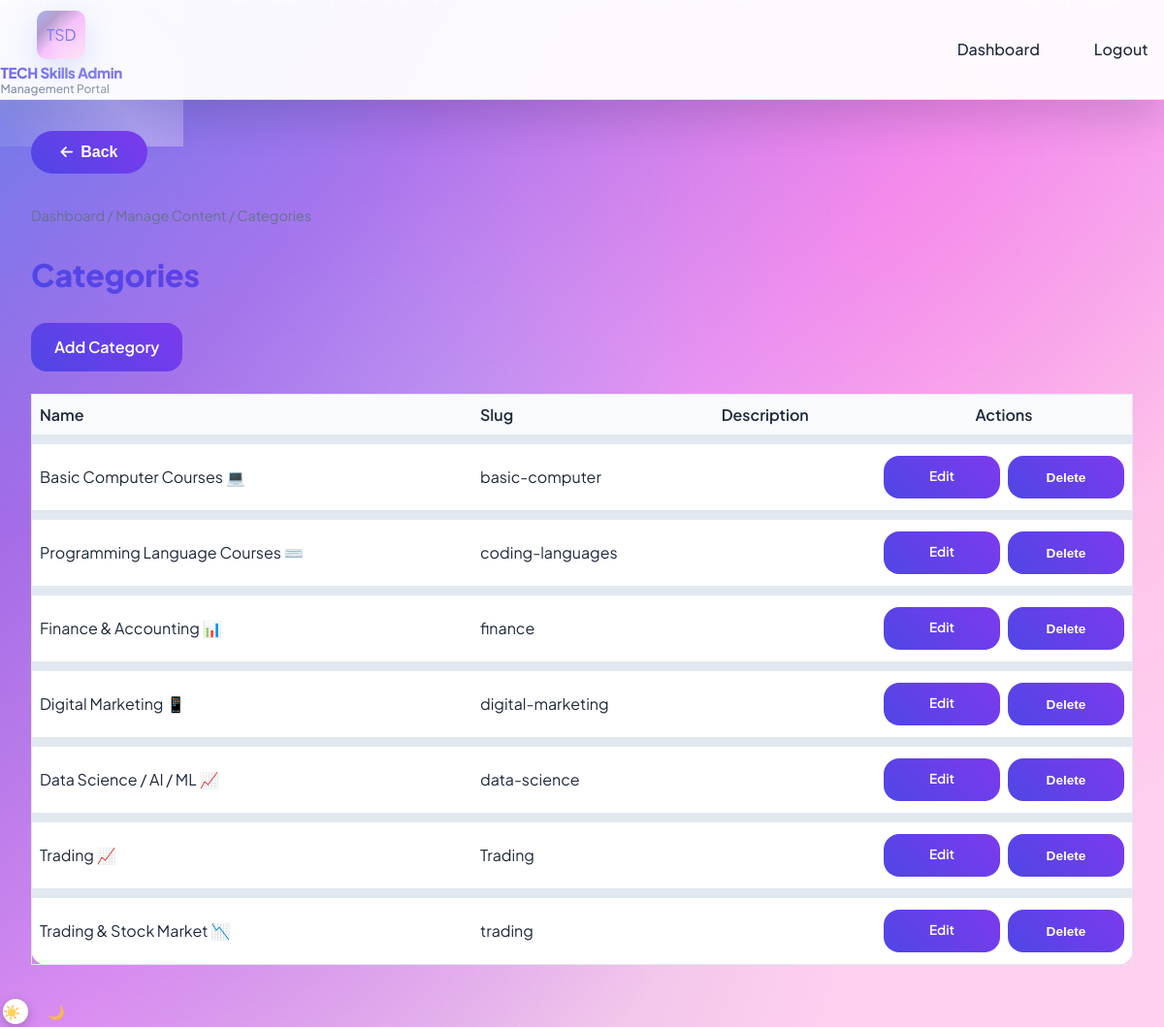
The app's page /admin/manage/categories (signed in) with its own data.
### models.py (models this page shows)
class Category(db.Model):
    __tablename__ = "categories"
    id = db.Column(db.Integer, primary_key=True)
    name = db.Column(db.String(100), nullable=False)
    slug = db.Column(db.String(100), unique=True, nullable=False)
    description = db.Column(db.Text, nullable=True)
    icon = db.Column(db.String(50), nullable=True)
    courses = db.relationship("Course", backref="category", lazy="dynamic")

### app.py (the view)
@app.route("/admin/manage/categories")
@login_required
@admin_required
def admin_manage_categories():
    categories = Category.query.order_by(Category.id).all()
    return render_template("admin/admin_manage_categories.html", categories=categories)

### app.py (called while the page is built)
@login_manager.user_loader
def load_user(user_id):
    if user_id is None:
        return None
    try:
        return User.query.get(int(user_id))
    except (ValueError, TypeError):
        return None

def admin_required(f):
    @wraps(f)
    def decorated(*args, **kwargs):
        if not current_user.is_authenticated or current_user.role != "admin":
            flash("Admin access required.", "error")
            return redirect(url_for("admin_login"))
        return f(*args, **kwargs)
    return decorated

### templates/admin/admin_manage_categories.html (shortened to what this page needs)
{% extends "base.html" %}
{% block content %}
<nav class="breadcrumb"><a href="{{ url_for('admin_dashboard') }}">Dashboard</a> / <a href="{{ url_for('admin_manage_content') }}">Manage Content</a> / Categories</nav>
<h1 class="page-title">Categories</h1>
<p><a href="{{ url_for('admin_category_add') }}" class="btn btn-primary">Add Category</a></p>
<div class="admin-table-wrap" style="margin-top: 1rem;">
    <table class="admin-table">
        <thead>
            <tr><th>Name</th><th>Slug</th><th>Description</th><th class="actions-header">Actions</th></tr>
        </thead>
        <tbody>
            {% for c in categories %}
            <tr>
                <td>{{ c.name }} {{ c.icon or '' }}</td>
                <td>{{ c.slug }}</td>
                <td>{{ (c.description or '')[:50] }}{% if c.description and c.description|length > 50 %}...{% endif %}</td>
                <td class="actions-cell">
                    <div class="actions-container">
                        <a href="{{ url_for('admin_category_edit', cat_id=c.id) }}" class="btn btn-secondary" style="padding: 10px 10px; font-size: 0.85rem;">Edit</a>
                        <form method="post" action="{{ url_for('admin_category_delete', cat_id=c.id) }}" style="display:inline;" onsubmit="return confirm('Delete this category?');">
                            <button type="submit" class="btn btn-secondary" style="padding: 0.3rem 0.6rem; font-size: 0.85rem;">Delete</button>
                        </form>
                    </div>
                </td>
            </tr>
            {% endfor %}
        </tbody>
    </table>
</div>
{% endblock %}

### templates/admin/admin_manage_categories.html (style rules this page uses)
th.actions-header { text-align: center !important; vertical-align: middle !important; width: 120px; min-width: 120px; }
td.actions-cell { text-align: center !important; vertical-align: middle !important; padding: 0.75rem 0.5rem !important; width: 120px; min-width: 120px; }
.actions-container { display: flex; align-items: center; gap: 0.5rem; white-space: nowrap; justify-content: center; min-height: 32px; flex-wrap: nowrap; }

### records on screen
Category: name "Basic Computer Courses", icon "💻", slug "basic-computer"
Category: name "Programming Language Courses", icon "⌨️", slug "coding-languages"
Category: name "Finance & Accounting", icon "📊", slug "finance"
Category: name "Digital Marketing", icon "📱", slug "digital-marketing"
Category: name "Data Science / AI / ML", icon "📈", slug "data-science"
Category: name "Trading", icon "📈", slug "Trading"
Category: name "Trading & Stock Market", icon "📉", slug "trading"
